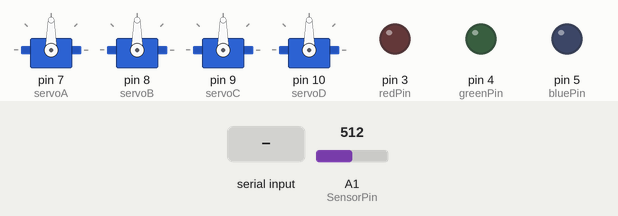
Simulated run of this sketch. Board: Arduino Uno, built with avr-gcc and run on an emulated ATmega328P. On the bench: 4 × servo, output pins drawn as LEDs (lit = HIGH). The test bench sets the inputs (shaded band); at power-on: A1 (SensorPin) = 512. What the sketch prints to the serial monitor is not drawn.

Above: at 1.3 s.
1.4 s: "R" received over Serial
Timing chart, 0 to 4.4 s (numbered marks = the images above; inputs shaded):
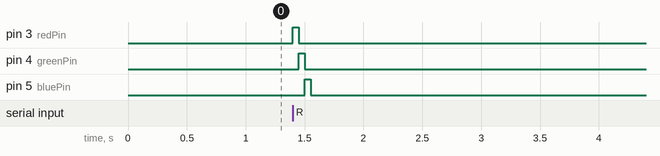

The sketch:

Robotic_Arm_Task2_V2.0_basic.ino
```cpp
#include <Servo.h>

#define SensorPin 1 //Analog Pin
#define redPin 3 //Red LED Pin
#define greenPin 4 //Green LED Pin
#define bluePin 5 //Blue LED Pin

#define trigger 6
#define echo 12


// Declaring all servos
Servo servoA;
Servo servoB;
Servo servoC;
Servo servoD;


int counter = 0 ;
bool Ready = false;

// for storing the colors
char color ;

int r ;
int g ;
int b ;

void setup() {


  pinMode(redPin,OUTPUT);
  pinMode(greenPin,OUTPUT);
  pinMode(bluePin,OUTPUT);

  pinMode(12,INPUT); // for the sensor
  pinMode(6,OUTPUT); // for the sensor

  // Attaching and initializing all servos
  servoA.attach(7);
  servoB.attach(8);
  servoC.attach(9);
  servoD.attach(10);

  // Setting up the ARM

  restorePosition();


  //Beging thr serial communication at 9600 baud rate
  Serial.begin(9600);

  // For Assuring communication with BT device
  Serial.write(2);
  Serial.write(2);

}

void loop() {

  //Waiting for a signal to start
  if(Ready){

  // iterate 3 times to complete the task


      color = getColor();
      grip(true); // open the grip
      moveArmTo(154,74,38,10,10,10);
      grip(false); // close the grip

      moveArmTo(164,10,90,10,10,10);
      delay(400);

      //sending the color to the phone
      //for more effects |for testing
      Serial.write(color);

      //placing the color in its appropriat place
      PlaceColorAs(color);
      delay(100);
      grip(true);
      delay(400);

      //restore the default position
      restorePosition();
      Ready = false;
    }

}


void moveArmTo(int b,int c,int d,int t1,int t2,int t3){

          writeTo(servoB,b,t1); // rotate the arm
          delay(400);

          writeTo(servoD,d,t3); // move up/down
          delay(400);

          writeTo(servoC,c,t2); // move forward/backward
          delay(400);

}

void grip(bool g){

  if(g) writeTo(servoA,60,1);
  else  writeTo(servoA,0,6);


}


void PlaceColorAs(char c){

switch(c){

  //NOTE: the values entered in the functions
  //      must be changed after testing

  case 'r': moveArmTo(107,20,75,10,7,7);
          break;

  case 'g': moveArmTo(70,20,68,10,10,10);
          break;

  case 'b': moveArmTo(45,48,90,10,10,10);
          break;
  }

  grip(true); // for releasing the object

}

void restorePosition(){

     writeTo(servoB,90,2); // rotate the arm

     writeTo(servoC,10,2); // move forward/backward

     writeTo(servoD,90,2); // move up/down

  }


// alternative function to write to servo

void writeTo(Servo sv,int angle,int t){
  int p = sv.read();
  if((p-angle)< 0){

    for(int i=p;i<= angle; i++){
    sv.write(i);
    delay(t);}
  }
  else{

    for(int i=p ;i>=angle; i--){
    sv.write(i);
    delay(t);}

    }
  }

// function for getting the color

char getColor(){

  char c ;

  turnOn(redPin);
  delay(50);
  r = analogRead(SensorPin);

  turnOn(greenPin);
  delay(50);
  g = analogRead(SensorPin);

  turnOn(bluePin);
  delay(50);
  b = analogRead(SensorPin);

  //turn off the last led
  digitalWrite(bluePin,LOW); //turn off the last led

  if (r>g && r>b) c = 'r' ;
  if (g>r && g>b) c = 'g' ;
  if (b>r && b>g) c = 'b' ;

  return c;
  }


void turnOn(int l){
  digitalWrite(redPin,LOW);
  digitalWrite(greenPin,LOW);
  digitalWrite(bluePin,LOW);

  digitalWrite(l,HIGH);}


float CheckForObject(){

  digitalWrite(trigger, LOW);
  delayMicroseconds(2);
  digitalWrite(trigger, HIGH);
  delayMicroseconds(10);
  digitalWrite(trigger, LOW);

  // distance in centimeters
  float distance = pulseIn(echo, HIGH) / 58;
   return distance;
  }

void serialEvent() {
  // wait for a signal from the phone
  // to start the arm
  if(Serial.available()>0){
  char inChar = (char) Serial.read();

  if(inChar == 'R') Ready = true ;

    }
  }
```

Measured:
- after the input at 1.4 s, pin 3 (redPin): LOW → HIGH at once, → LOW 0.05 s later; pin 4 (greenPin): LOW → HIGH after 0.05 s, → LOW 0.05 s later; pin 5 (bluePin): LOW → HIGH after 0.10 s, → LOW 0.05 s later
